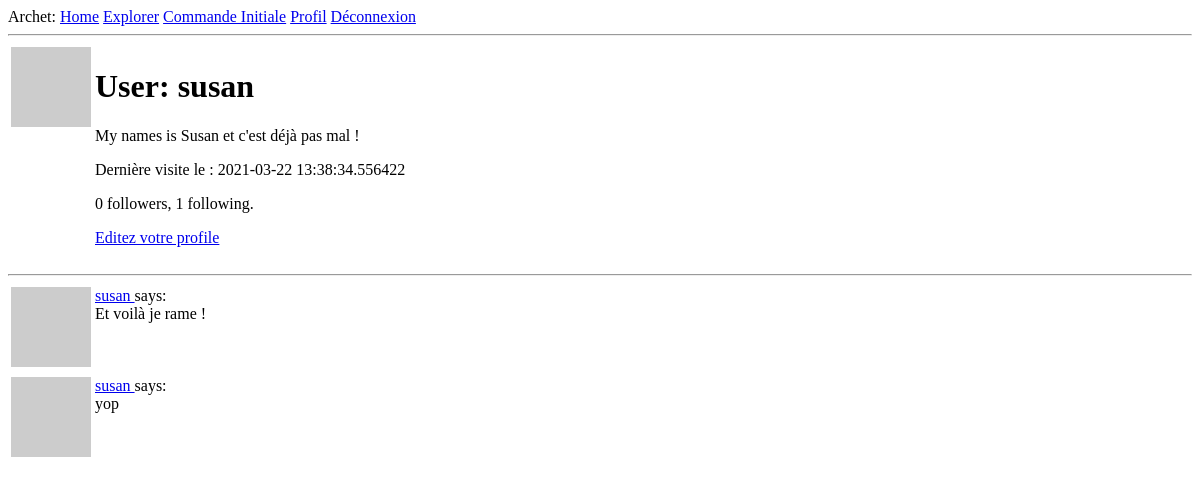
Page /user/susan (signed in) on the earlier database version.
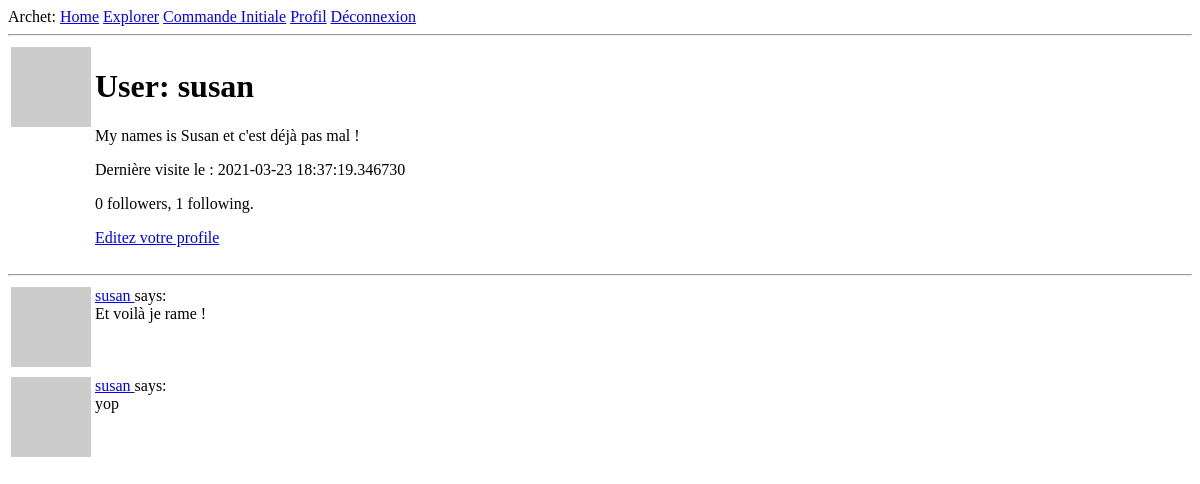
Same page on the later database version.
### app/models.py (models this page shows, shortened)
class User(UserMixin, db.Model):
    id = db.Column(db.Integer, primary_key=True)
    username = db.Column(db.String(64), index=True, unique=True)
    email = db.Column(db.String(120), index=True, unique=True)
    password_hash = db.Column(db.String(128))
    family_name = db.Column(db.String(128))
    surname = db.Column(db.String(128))
    member_num = db.Column(db.Integer)
    posts = db.relationship('Post', backref='author', lazy='dynamic')
    about_me = db.Column(db.String(140))
    last_seen = db.Column(db.DateTime, default=datetime.utcnow)
    followed = db.relationship(
        'User', secondary=followers,
        primaryjoin=(followers.c.follower_id == id),
        secondaryjoin=(followers.c.followed_id == id),
        backref=db.backref('followers', lazy='dynamic'), lazy='dynamic')
    def avatar(self, size):
        digest = md5(self.email.lower().encode('utf-8')).hexdigest()
        return 'https://www.gravatar.com/avatar/{}?d=retro&s={}'.format(
            digest, size)

### app/routes.py (the view)
@app.route('/user/<username>')
@login_required
def user(username):
    user = User.query.filter_by(username=username).first_or_404()
    page = request.args.get('page', 1, type=int)
    posts = user.posts.order_by(Post.timestamp.desc()).paginate(
        page, app.config['POSTS_PER_PAGE'], False)
    next_url = url_for('user', username=user.username, page=posts.next_num) \
        if posts.has_next else None
    prev_url = url_for('user', username=user.username, page=posts.prev_num) \
        if posts.has_prev else None
    form = EmptyForm()
    return render_template('user.html', user=user, posts=posts.items,
                           next_url=next_url, prev_url=prev_url, form=form)

### app/models.py (called while the page is built)
@login.user_loader
def load_user(id):
    return User.query.get(int(id))

### app/routes.py (called while the page is built)
@app.before_request
def before_request():
    if current_user.is_authenticated:
        current_user.last_seen = datetime.utcnow()
        db.session.commit()

### app/templates/user.html (shortened to what this page needs)
{% extends "base.html" %}
{% block content %}
    <table>
        <tr valign="top">
            <td><img src="{{ user.avatar(128) }}"></td>
            <td>
                <h1>User: {{ user.username }}</h1>
                {% if user.about_me %}<p>{{ user.about_me }}</p>{% endif %}
                {% if user.last_seen %}<p>Dernière visite le : {{ user.last_seen }}</p>{% endif %}
                <p>{{ user.followers.count() }} followers, {{ user.followed.count() }} following.</p>
                {% if user == current_user %}
                <p><a href="{{ url_for('edit_profile') }}">Editez votre profile</a></p>
                {% endif %}
            </td>
        </tr>
    </table>
    <hr>
    {% for post in posts %}
        {% include '_post.html' %}
    {% endfor %}
{% endblock %}

Differences in the rows shown:
changed User "susan": last_seen "2021-03-22 13:38:34.556422" → "2021-03-23 18:37:19.346730"
